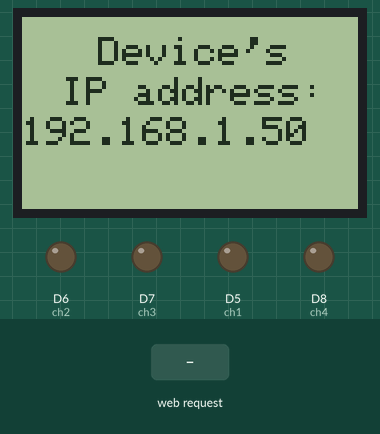
The sketch below on a simulated ESP8266 (NodeMCU). Shown: 84×48 one-colour display, output pins drawn as LEDs (lit = HIGH). The inputs (shaded band) are chosen by the test bench. WiFi joins after 1.5 s; servers stay silent unless stated; what the sketch prints to the serial monitor is not drawn.

Above: at 2.7 s.
2.8 s: HTTP request GET /ch1=ON received
At 3.3 s:
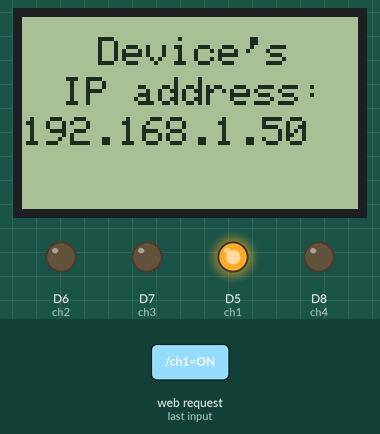
4.3 s: HTTP request GET /ch2=ON received
At 5.5 s:
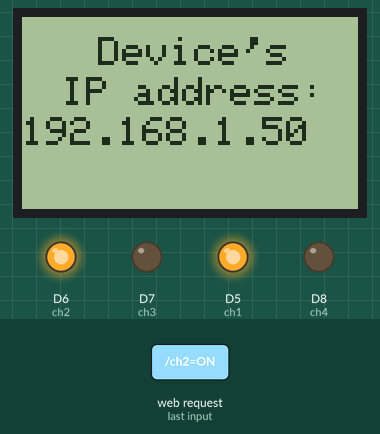
5.8 s: HTTP request GET /ch1=OFF received
At 6.8 s:
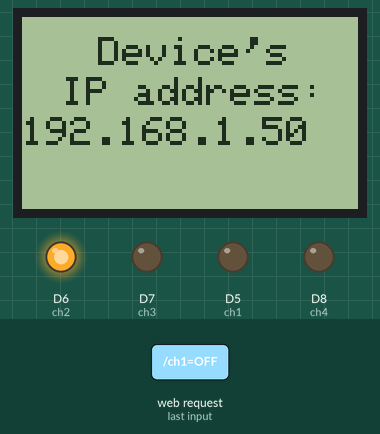
7.3 s: HTTP request GET /ch3=ON received
At 8.0 s:
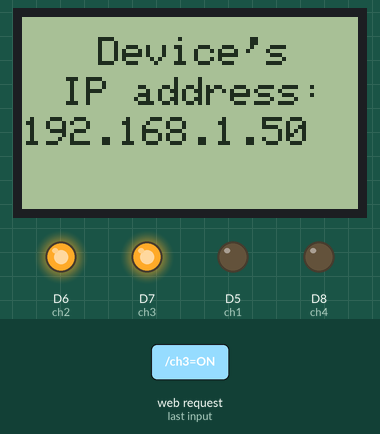
8.8 s: HTTP request GET /ch2=OFF received
At 9.1 s:
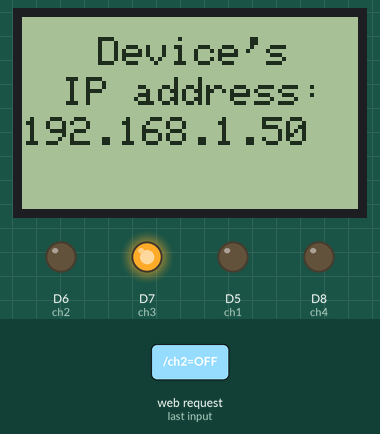
10.3 s: HTTP request GET /ch4=ON received
At 11.4 s:
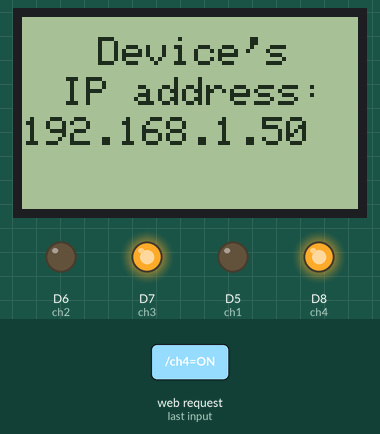
Timing chart, 0 to 12.8 s (numbered marks = the images above; inputs shaded):
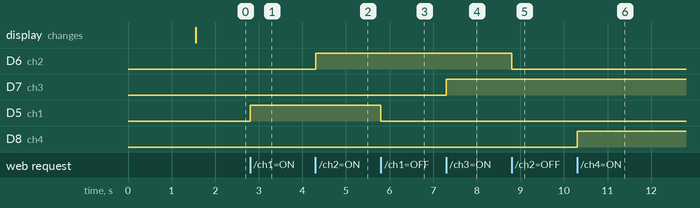

Measured:
- after the input at 2.8 s, D5 (ch1): LOW → HIGH at once
- after the input at 4.3 s, D6 (ch2): LOW → HIGH at once
- after the input at 5.8 s, D5 (ch1): HIGH → LOW at once
- after the input at 7.3 s, D7 (ch3): LOW → HIGH at once
- after the input at 8.8 s, D6 (ch2): HIGH → LOW at once
- after the input at 10.3 s, D8 (ch4): LOW → HIGH at once

The sketch:

ESP8266-based_Wi-Fi_switch_with_display_Lope_web_int.ino
```cpp
// ESP8266-based 4 channel Wi-Fi switch with display (Lope web interface)
// Developed by Maxim Bortnikov
// For more information and for the circuit of this device visit: https://github.com/Northstrix/ESP8266-based-4-channel-Wi-Fi-switch-with-display
// Button template was designed by masuwa. You can find it here: https://codepen.io/ma_suwa/pen/qBBYKNy
#include <ESP8266WiFi.h>       // Include ESP8266WiFi library
#include <SPI.h>               // Include SPI library
#include <Adafruit_GFX.h>      // Include Adafruit graphics library
#include <Adafruit_PCD8544.h>  // Include Adafruit PCD8544 (Nokia 5110) library
Adafruit_PCD8544 display = Adafruit_PCD8544(D4, D3, D2, D1, D0);
const char* ssid     = "Blackberry";  // Your SSID (Network's name)
const char* password = "seasidehills99"; // Password from your network
int ch1 = 14; // pin D5
int ch2 = 12; // pin D6
int ch3 = 13; // pin D7
int ch4 = 15; // pin D8
WiFiServer server(80);
void setup(){
  display.begin();          // Initialise the display
  display.setContrast(60);  // Set the contrast
  display.setRotation(0);   // Set the orientation
  display.clearDisplay();   // Clear the screen (In case something was in it)
  display.setTextSize(1);   // Set the text size
  display.setTextColor(BLACK); // Set the text color
  display.setCursor(10,8);
  display.println("Connecting");
  display.setCursor(22,18);
  display.println("to the");
  display.setCursor(5,28);
  display.println("Access Point");
  display.display();       // Display the text
  pinMode(ch1, OUTPUT); // Setting all 4 pins as OUTPUTS
  digitalWrite(ch1, LOW); // Setting 0 to all 4 pins
  pinMode(ch2, OUTPUT);
  digitalWrite(ch2, LOW);
  pinMode(ch3, OUTPUT);
  digitalWrite(ch3, LOW);
  pinMode(ch4, OUTPUT);
  digitalWrite(ch4, LOW);
  Serial.begin(115200); // Baudrate
  Serial.print("Connecting to the Newtork"); // This all will be displayed in the Serial Monitor
  WiFi.begin(ssid, password);
  while (WiFi.status() != WL_CONNECTED)
  {
    delay(500);
    Serial.print(".");
  }
  Serial.println("WiFi connected");
  server.begin(); // Starting the server
  Serial.println("Server started");
  Serial.print("IP Address of network: ");
  Serial.println(WiFi.localIP()); // Display device's IP address in serial monitor
  Serial.println("/");
  display.clearDisplay();
  display.setTextSize(1);
  display.setTextColor(BLACK);
  display.setCursor(19,5);
  display.println("Device's");
  display.setCursor(10,15);
  display.println("IP address:");
  display.setCursor(0,25);
  display.println(WiFi.localIP()); // Display device's IP address on display
  display.display();
}


void loop(){

  WiFiClient client = server.available();
  if (!client)
  {
    return;
  }
  Serial.println("Waiting for new client");
  while(!client.available())
  {
    delay(1);
  }
  String request = client.readStringUntil('\r');
  Serial.println(request);
  client.flush();
  int c1 = LOW;
  int c2 = LOW;
  int c3 = LOW;
  int c4 = LOW;

    if(request.indexOf("/ch1=ON") != -1)

  {
    digitalWrite(ch1, HIGH); // Turn ch1 ON
    c1 = HIGH;
  }
  if(request.indexOf("/ch1=OFF") != -1)
  {
    digitalWrite(ch1, LOW); // Turn ch1 OFF
    c1 = LOW;
  }
    if(request.indexOf("/ch2=ON") != -1)

  {
    digitalWrite(ch2, HIGH); // Turn ch2 ON
    c2 = HIGH;
  }
  if(request.indexOf("/ch2=OFF") != -1)
  {
    digitalWrite(ch2, LOW); // Turn ch2 OFF
    c2 = LOW;
  }
      if(request.indexOf("/ch3=ON") != -1)

  {
    digitalWrite(ch3, HIGH); // Turn ch3 ON
    c3 = HIGH;
  }
  if(request.indexOf("/ch3=OFF") != -1)
  {
    digitalWrite(ch3, LOW); // Turn ch3 OFF
    c3 = LOW;
  }
      if(request.indexOf("/ch4=ON") != -1)

  {
    digitalWrite(ch4, HIGH); // Turn ch4 ON
    c4 = HIGH;
  }
  if(request.indexOf("/ch4=OFF") != -1)
  {
    digitalWrite(ch4, LOW); // Turn ch4 OFF
    c4 = LOW;
  }

  client.println("HTTP/1.1 200 OK");
  client.println("Content-Type: text/html"); // All below is a web page code written in HTML
  client.println("");
  client.println("<!DOCTYPE html>\n"
"<html>\n"
"  <head>\n"
"    <style>\n"
"      body {\n"
"    margin: 0;\n"
"    height: 100vh;\n"
"    display: flex;\n"
"    align-items: top;\n"
"    justify-content: center;\n"
"    background: #141818;\n"
"    width: 300px;\n"
"    margin: auto;\n"
"}\n"
"p {\n"
"  color: white;\n"
"  text-align: center;\n"
"  }\n"
"ul {\n"
"    justify-content: center;\n"
"    padding: 0;\n"
"    list-style-type: none;\n"
"    \n"
"}\n"
"\n"
"\n"
"ul li {\n"
"    box-sizing: border-box;\n"
"    width: 15em;\n"
"    height: 3em;\n"
"    font-size: 20px;\n"
"    border-radius: 0.5em;\n"
"    margin: 0.5em;\n"
"    box-shadow: 0 0 1em rgba(0,0,0,0.2);\n"
"    color: white;\n"
"  \tfont-family: Arial,Helvetica Neue,Helvetica,sans-serif; \n"
"    line-height: 3em;\n"
"    transition: 0.3s;\n"
"    cursor: pointer;\n"
"}\n"
"\n"
"ul li:nth-child(odd) {\n"
"    background: linear-gradient(to right, #0066ff, #ff0080);\n"
"    text-align: left;\n"
"    padding-left: 10%;\n"
"    transform: perspective(500px) rotateY(45deg);\n"
"}\n"
"\n"
"ul li:nth-child(even) {\n"
"    background: linear-gradient(to left, #0066ff, #ff0080);\n"
"    text-align: right;\n"
"    padding-right: 10%;\n"
"    transform: perspective(500px) rotateY(-45deg);\n"
"}\n"
"\n"
"ul li:nth-child(odd):hover {\n"
"    transform: perspective(200px) rotateY(45deg);\n"
"    padding-left: 5%;\n"
"}\n"
"\n"
"ul li:nth-child(even):hover {\n"
"    transform: perspective(200px) rotateY(-45deg);\n"
"    padding-right: 5%;\n"
"}\n"
"\n"
"    </style>\n"
"    <meta charset=\"utf-8\">\n"
"    <meta name=\"viewport\" content=\"width=device-width\">\n"
"    <title>ESP8266-based 4 channel Wi-Fi switch with display</title>\n"
"  </head>\n"
"  <body>\n"
"    <ul>\n"
"        <p>ESP8266-based 4 channel Wi-Fi switch with display</p>\n"
"        <p>Developed by Maxim Bortnikov</p>\n"
"        <p>For more information visit: https://github.com/Northstrix/ESP8266-based-4-channel-Wi-Fi-switch-with-display </p>\n"
"   </br>\n"
"    <a href=\"/ch1=ON\"\"><li>Turn the channel 1 ON</li></a>\n"
"    <a href=\"/ch1=OFF\"\"><li>Turn the channel 1 OFF</li></a>\n"
"    <a href=\"/ch2=ON\"\"><li>Turn the channel 2 ON</li></a>\n"
"    <a href=\"/ch2=OFF\"\"><li>Turn the channel 2 OFF</li></a>\n"
"    <a href=\"/ch3=ON\"\"><li>Turn the channel 3 ON</li></a>\n"
"    <a href=\"/ch3=OFF\"\"><li>Turn the channel 3 OFF</li></a>\n"
"    <a href=\"/ch4=ON\"\"><li>Turn the channel 4 ON</li></a>\n"
"    <a href=\"/ch4=OFF\"\"><li>Turn the channel 4 OFF</li></a>\n"
"</ul>\n"
"  </body>\n"
"</html>");
  delay(1);
  Serial.println("Client disonnected");
  Serial.println("");

}
```
